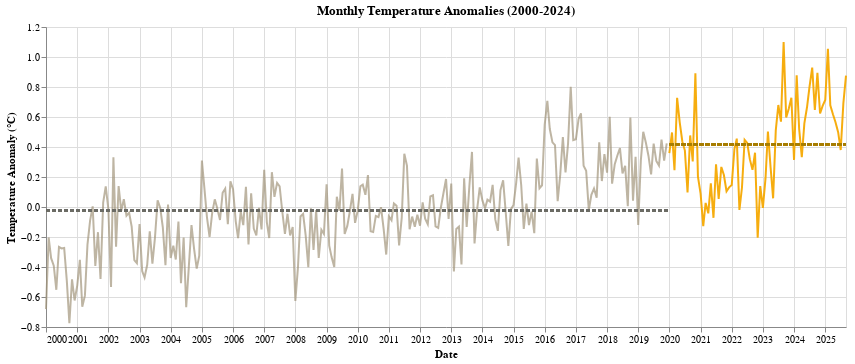

Notebook code for this chart:
### Code cell
## GRaph 2, long term anomalies last 5 years:
def plot_anomalies(df):
    """
    Line chart of temperature anomalies over time
    """
    
    chart = alt.Chart(df)
    base = chart.encode(
        x=alt.X("date:T", title="Date"),
        y=alt.Y("t2_mean_anomaly:Q", title="Temperature Anomaly (°C)")
        )
    
    # Split the time series color by period
    line_pre = (
        base.transform_filter(alt.datum.year < 2020)
            .mark_line(color="#a2957cb2")
    )
    
    line_post = (
        base.transform_filter(alt.datum.year >= 2020)
                .mark_line(color="#f6a800f0")
                .encode(y="t2_mean_anomaly:Q")
        )
    
    # AI: I asked AI to help me figure out how to add average lines with date data
    # to not include the trends after (suggested the darum approach)
    cut = dt.date(2020, 1, 1)
    min_pre = df.filter(pl.col("year") < 2020).select(pl.min("date")).to_series()[0]
    max_post = df.select(pl.max("date")).to_series()[0]
    
    mean_pre = float(df.filter(pl.col("year") < 2020)["t2_mean_anomaly"].mean())
    mean_post = float(df.filter(pl.col("year") >= 2020)["t2_mean_anomaly"].mean())
    
    # To add the trend lines before and after 2020
    rule_pre_data = [{"start": min_pre, "end": cut, "mean": float(mean_pre)}]
    rule_post_data = [{"start": cut, "end": max_post, "mean": float(mean_post)}]

    rule_pre = base.mark_rule(color="#6c6b6681", strokeDash=[4, 2], strokeWidth=2).encode(
        x=alt.datum(min_pre),
        x2=alt.datum(cut),
        y=alt.datum(mean_pre),
        )
    rule_post = base.mark_rule(color="#a67c00", strokeDash=[4, 2], strokeWidth=2).encode(
        x=alt.datum(cut),
        x2=alt.datum(max_post),
        y=alt.datum(mean_post),
        )
            
    return alt.layer(
        line_pre,line_post, rule_pre, rule_post).properties(
            width=800, height=300, title="Monthly Temperature Anomalies (2000-2024)")

plot_anomalies(montly_temp_agg)

### Figure 1 — Vega specification as saved in the notebook (floating-point values rounded to 4 significant figures; data arrays with more than 128 entries replaced by an {"elided": "..."} marker saying what was removed)
{"$schema": "https://vega.github.io/schema/vega/v5.json", "data": [{"name": "source_0", "values": {"elided": "309 records"}, "transform": [{"type": "formula", "expr": "toDate(datum['date'])", "as": "date"}]}, {"name": "data_1", "values": {"elided": "240 records"}, "transform": [{"type": "formula", "expr": "toDate(datum['date'])", "as": "date"}]}, {"name": "data_2", "values": [{"date": "2025-07-01T00:00:00.000", "t2_mean_anomaly": 0.38}, {"date": "2020-05-01T00:00:00.000", "t2_mean_anomaly": 0.566}, {"date": "2024-06-01T00:00:00.000", "t2_mean_anomaly": 0.665}, {"date": "2021-01-01T00:00:00.000", "t2_mean_anomaly": 0.089}, {"date": "2024-08-01T00:00:00.000", "t2_mean_anomaly": 0.929}, {"date": "2025-08-01T00:00:00.000", "t2_mean_anomaly": 0.691}, {"date": "2021-07-01T00:00:00.000", "t2_mean_anomaly": 0.285}, {"date": "2024-11-01T00:00:00.000", "t2_mean_anomaly": 0.623}, {"date": "2025-03-01T00:00:00.000", "t2_mean_anomaly": 0.678}, {"date": "2022-09-01T00:00:00.000", "t2_mean_anomaly": 0.248}, {"date": "2021-08-01T00:00:00.000", "t2_mean_anomaly": 0.054}, {"date": "2024-12-01T00:00:00.000", "t2_mean_anomaly": 0.674}, {"date": "2023-09-01T00:00:00.000", "t2_mean_anomaly": 1.1}, {"date": "2020-09-01T00:00:00.000", "t2_mean_anomaly": 0.477}, {"date": "2023-08-01T00:00:00.000", "t2_mean_anomaly": 0.569}, {"date": "2022-02-01T00:00:00.000", "t2_mean_anomaly": 0.386}, {"date": "2024-05-01T00:00:00.000", "t2_mean_anomaly": 0.557}, {"date": "2024-09-01T00:00:00.000", "t2_mean_anomaly": 0.647}, {"date": "2023-11-01T00:00:00.000", "t2_mean_anomaly": 0.656}, {"date": "2020-10-01T00:00:00.000", "t2_mean_anomaly": 0.304}, {"date": "2025-02-01T00:00:00.000", "t2_mean_anomaly": 1.055}, {"date": "2024-07-01T00:00:00.000", "t2_mean_anomaly": 0.804}, {"date": "2020-02-01T00:00:00.000", "t2_mean_anomaly": 0.497}, {"date": "2025-09-01T00:00:00.000", "t2_mean_anomaly": 0.876}, {"date": "2020-04-01T00:00:00.000", "t2_mean_anomaly": 0.728}, {"date": "2022-08-01T00:00:00.000", "t2_mean_anomaly": 0.319}, {"date": "2024-04-01T00:00:00.000", "t2_mean_anomaly": 0.333}, {"date": "2022-07-01T00:00:00.000", "t2_mean_anomaly": 0.427}, {"date": "2023-01-01T00:00:00.000", "t2_mean_anomaly": -0.006}, {"date": "2022-06-01T00:00:00.000", "t2_mean_anomaly": 0.448}, {"date": "2024-10-01T00:00:00.000", "t2_mean_anomaly": 0.894}, {"date": "2024-02-01T00:00:00.000", "t2_mean_anomaly": 0.878}, {"date": "2023-04-01T00:00:00.000", "t2_mean_anomaly": 0.266}, {"date": "2023-07-01T00:00:00.000", "t2_mean_anomaly": 0.68}, {"date": "2024-03-01T00:00:00.000", "t2_mean_anomaly": 0.521}, {"date": "2020-08-01T00:00:00.000", "t2_mean_anomaly": 0.097}, {"date": "2021-04-01T00:00:00.000", "t2_mean_anomaly": -0.042}, {"date": "2020-07-01T00:00:00.000", "t2_mean_anomaly": 0.376}, {"date": "2020-03-01T00:00:00.000", "t2_mean_anomaly": 0.245}, {"date": "2020-11-01T00:00:00.000", "t2_mean_anomaly": 0.892}, {"date": "2023-10-01T00:00:00.000", "t2_mean_anomaly": 0.597}, {"date": "2023-12-01T00:00:00.000", "t2_mean_anomaly": 0.728}, {"date": "2025-06-01T00:00:00.000", "t2_mean_anomaly": 0.499}, {"date": "2025-05-01T00:00:00.000", "t2_mean_anomaly": 0.565}, {"date": "2021-11-01T00:00:00.000", "t2_mean_anomaly": 0.105}, {"date": "2020-06-01T00:00:00.000", "t2_mean_anomaly": 0.437}, {"date": "2025-04-01T00:00:00.000", "t2_mean_anomaly": 0.618}, {"date": "2022-04-01T00:00:00.000", "t2_mean_anomaly": -0.019}, {"date": "2023-05-01T00:00:00.000", "t2_mean_anomaly": 0.058}, {"date": "2021-10-01T00:00:00.000", "t2_mean_anomaly": 0.213}, {"date": "2024-01-01T00:00:00.000", "t2_mean_anomaly": 0.314}, {"date": "2020-01-01T00:00:00.000", "t2_mean_anomaly": 0.359}, {"date": "2022-03-01T00:00:00.000", "t2_mean_anomaly": 0.456}, {"date": "2022-11-01T00:00:00.000", "t2_mean_anomaly": -0.204}, {"date": "2022-12-01T00:00:00.000", "t2_mean_anomaly": 0.139}, {"date": "2021-12-01T00:00:00.000", "t2_mean_anomaly": 0.131}, {"date": "2022-10-01T00:00:00.000", "t2_mean_anomaly": 0.362}, {"date": "2020-12-01T00:00:00.000", "t2_mean_anomaly": 0.202}, {"date": "2021-03-01T00:00:00.000", "t2_mean_anomaly": 0.027}, {"date": "2021-09-01T00:00:00.000", "t2_mean_anomaly": 0.267}, {"date": "2021-05-01T00:00:00.000", "t2_mean_anomaly": 0.158}, {"date": "2021-02-01T00:00:00.000", "t2_mean_anomaly": -0.128}, {"date": "2025-01-01T00:00:00.000", "t2_mean_anomaly": 0.714}, {"date": "2023-03-01T00:00:00.000", "t2_mean_anomaly": 0.503}, {"date": "2021-06-01T00:00:00.000", "t2_mean_anomaly": -0.072}, {"date": "2023-06-01T00:00:00.000", "t2_mean_anomaly": 0.511}, {"date": "2023-02-01T00:00:00.000", "t2_mean_anomaly": 0.192}, {"date": "2022-01-01T00:00:00.000", "t2_mean_anomaly": 0.146}, {"date": "2022-05-01T00:00:00.000", "t2_mean_anomaly": 0.13}], "transform": [{"type": "formula", "expr": "toDate(datum['date'])", "as": "date"}]}], "marks": [{"type": "line", "name": "layer_0_marks", "from": {"data": "data_1"}, "sort": {"field": "x"}, "encode": {"update": {"y": {"field": "t2_mean_anomaly", "scale": "y"}, "stroke": {"value": "#a2957cb2"}, "defined": {"signal": "isValid(datum[\"date\"]) && isFinite(+datum[\"date\"]) && isValid(datum[\"t2_mean_anomaly\"]) && isFinite(+datum[\"t2_mean_anomaly\"])"}, "x": {"field": "date", "scale": "x"}}}, "style": ["line"]}, {"type": "line", "name": "layer_1_marks", "from": {"data": "data_2"}, "sort": {"field": "x"}, "encode": {"update": {"stroke": {"value": "#f6a800f0"}, "x": {"field": "date", "scale": "x"}, "y": {"field": "t2_mean_anomaly", "scale": "y"}, "defined": {"signal": "isValid(datum[\"date\"]) && isFinite(+datum[\"date\"]) && isValid(datum[\"t2_mean_anomaly\"]) && isFinite(+datum[\"t2_mean_anomaly\"])"}}}, "style": ["line"]}, {"type": "rule", "name": "layer_2_marks", "from": {"data": "source_0"}, "encode": {"update": {"strokeWidth": {"value": 2}, "y": {"value": -0.02158, "scale": "y"}, "x2": {"scale": "x", "signal": "datetime(2020, 0, 1, 0, 0, 0, 0)"}, "x": {"scale": "x", "signal": "datetime(2000, 0, 1, 0, 0, 0, 0)"}, "strokeDash": {"value": [4, 2]}, "stroke": {"value": "#6c6b6681"}}}, "style": ["rule"]}, {"type": "rule", "name": "layer_3_marks", "from": {"data": "source_0"}, "encode": {"update": {"strokeDash": {"value": [4, 2]}, "stroke": {"value": "#a67c00"}, "strokeWidth": {"value": 2}, "x": {"scale": "x", "signal": "datetime(2020, 0, 1, 0, 0, 0, 0)"}, "x2": {"scale": "x", "signal": "datetime(2025, 8, 1, 0, 0, 0, 0)"}, "y": {"value": 0.4185, "scale": "y"}}}, "style": ["rule"]}], "scales": [{"name": "x", "type": "time", "domain": {"fields": [{"data": "data_1", "field": "date"}, {"data": "data_2", "field": "date"}, {"signal": "{data: datetime(2000, 0, 1, 0, 0, 0, 0)}"}, {"signal": "{data: datetime(2020, 0, 1, 0, 0, 0, 0)}"}, {"signal": "{data: datetime(2025, 8, 1, 0, 0, 0, 0)}"}]}, "range": [0, {"signal": "width"}]}, {"name": "y", "type": "linear", "domain": {"fields": [{"data": "data_1", "field": "t2_mean_anomaly"}, {"data": "data_2", "field": "t2_mean_anomaly"}, [-0.02158], [0.4185]]}, "range": [{"signal": "height"}, 0], "nice": true, "zero": true}], "axes": [{"scale": "x", "tickCount": {"signal": "ceil(width/40)"}, "aria": false, "orient": "bottom", "zindex": 0, "labels": false, "domain": false, "grid": true, "maxExtent": 0, "minExtent": 0, "gridScale": "y", "ticks": false}, {"scale": "y", "orient": "left", "labels": false, "maxExtent": 0, "tickCount": {"signal": "ceil(height/40)"}, "grid": true, "minExtent": 0, "gridScale": "x", "ticks": false, "domain": false, "aria": false, "zindex": 0}, {"scale": "x", "labelFlush": true, "tickCount": {"signal": "ceil(width/40)"}, "grid": false, "labelOverlap": true, "title": "Date", "zindex": 0, "orient": "bottom"}, {"scale": "y", "orient": "left", "zindex": 0, "labelOverlap": true, "tickCount": {"signal": "ceil(height/40)"}, "grid": false, "title": "Temperature Anomaly (°C)"}], "title": {"text": "Monthly Temperature Anomalies (2000-2024)", "frame": "group"}, "padding": 5, "width": 800, "height": 300, "style": "cell", "background": "white"}
